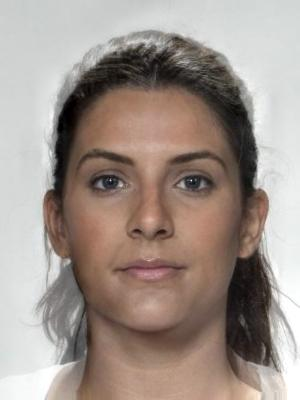
#> input picture faceAttract/experiment/stimuli/f001_001.jpg, 300 x 400 px
$ jupyter execute faceAttract_001_stimulusPreparation.ipynb   (shell and % lines are left out)
#> lines starting #> are read from the running program, lines starting #| are printed output that depends on the picture
# Stimulus preparation for average face experiment

### import modules

[cell 1]
import os
import fnmatch

import numpy as np
from PIL import Image

import matplotlib.pylab as plt

### get all files

[cell 2]
def getFile(whichFolder, whichFile):

    fileList = [whichFolder+x for x in os.listdir(whichFolder) if x.endswith(whichFile) and 'cut' not in x]
    fileList.sort()

    return fileList

[cell 3]
imgList = getFile('../faceAttract/experiment/stimuli/','.jpg')

[cell 4]
imgList[-5:]

[cell 5]
Image.open(imgList[0])

### get the face area

[cell 6]
from PIL import Image, ImageDraw

[cell 7]
def makeEllipse(inImg,cutImg):
    im = Image.open(inImg)
#> im is the input picture: PIL image 300x400 RGB; mean R, G, B 160.3, 147.1, 139.4

    x, y =  im.size
#> x = 300; y = 400
    eX, eY = x*.60,y*0.60 #Size of Bounding Box for ellipse
#> eX = 180; eY = 240

    bbox =  (int(x/2 - eX/2),
             int(y/2 - eY/2),
             int(x/2 + eX/2),
             int(y/2 + eY/2)
            )
#> bbox = (60, 80, 240, 320)

    cut = im.crop(bbox)
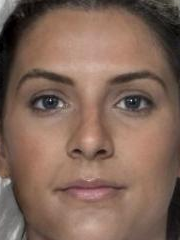
#> cut: PIL image 180x240 RGB; mean R, G, B 129.1, 102, 88.4
    cut.save(cutImg)

    draw = ImageDraw.Draw(im)
    draw.rectangle((0,0,x,y),fill=1)
    draw.ellipse(bbox, fill=0)

    return cutImg

[cell 8]
myImg = '../faceAttract/experiment/stimuli/f001_001.jpg'
myCut = '../faceAttract/experiment/stimuli/cuttest.jpg'
myCut = makeEllipse(myImg,myCut)

[cell 9]
Image.open(myCut,'r')

### add ellipse mask

[cell 10]
trans = '../faceAttract/experiment/stimuli/trans.png'

[cell 11]
Image.open(trans)
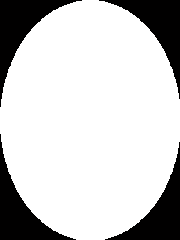
#> input picture faceAttract/experiment/stimuli/trans.png, 180 x 240 px

[cell 12]
def makeFinal(inImg,bgImg,outImg):
    background = Image.open(inImg)
    foreground = Image.open(bgImg)
#> foreground is the input picture: PIL image 180x240 RGBA; mean R, G, B, A 201.8, 201.6, 201.6, 53.4

    background.paste(foreground, (0, 0), foreground)
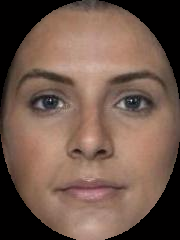
#> background: PIL image 180x240 RGB; mean R, G, B 113.9, 88.6, 76.2
    background.save(outImg)
    #background.show()
    return outImg

[cell 13]
outImg = makeFinal(myCut,trans,'../faceAttract/experiment/stimuli/eggFace.png')

[cell 14]
outImg

[cell 15]
Image.open(outImg)

### Do this for all faces

[cell 16]
import pandas as pd

[cell 17]
d = {}
for imgName in imgList:

    # get naming of new file right
    thisName = imgName[imgName.rfind('/')+1:imgName.rfind('.')]
    outName = '../faceAttract/experiment/stimuli/%s_cut.jpg' % thisName

    # cut the image
    myCut = makeEllipse(imgName,outName)
    # mask with ellipse
    outImg = makeFinal(myCut,trans,outName)
    # add image names to dict
    d[thisName] = {'orig':imgName,'cut':outImg}

df = pd.DataFrame(d).T

[cell 18]
df.tail()

[cell 19]
fig,(ax1,ax2) = plt.subplots(1,2)
im = Image.open( df.iloc[0].orig )
ax1.imshow(im)
ax1.set_xticks([]);ax1.set_yticks([])
im = Image.open( df.iloc[0].cut )
#> im: PIL image 180x240 RGB
ax2.imshow(im)
ax2.set_xticks([]);ax2.set_yticks([])
plt.show()
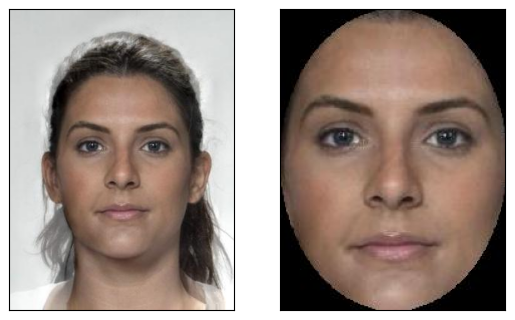
#> figure drawn by matplotlib, 2 panels

[cell 20]
for i in df.index:
    fig,(ax1,ax2) = plt.subplots(1,2)
    im = Image.open( df.loc[i].orig )
    ax1.imshow(im)
    ax1.set_xticks([]);ax1.set_yticks([])
    im = Image.open( df.loc[i].cut )
    ax2.imshow(im)
    ax2.set_xticks([]);ax2.set_yticks([])
    plt.suptitle(i)
    plt.show()
    break # comment this if you want to see all stimuli
